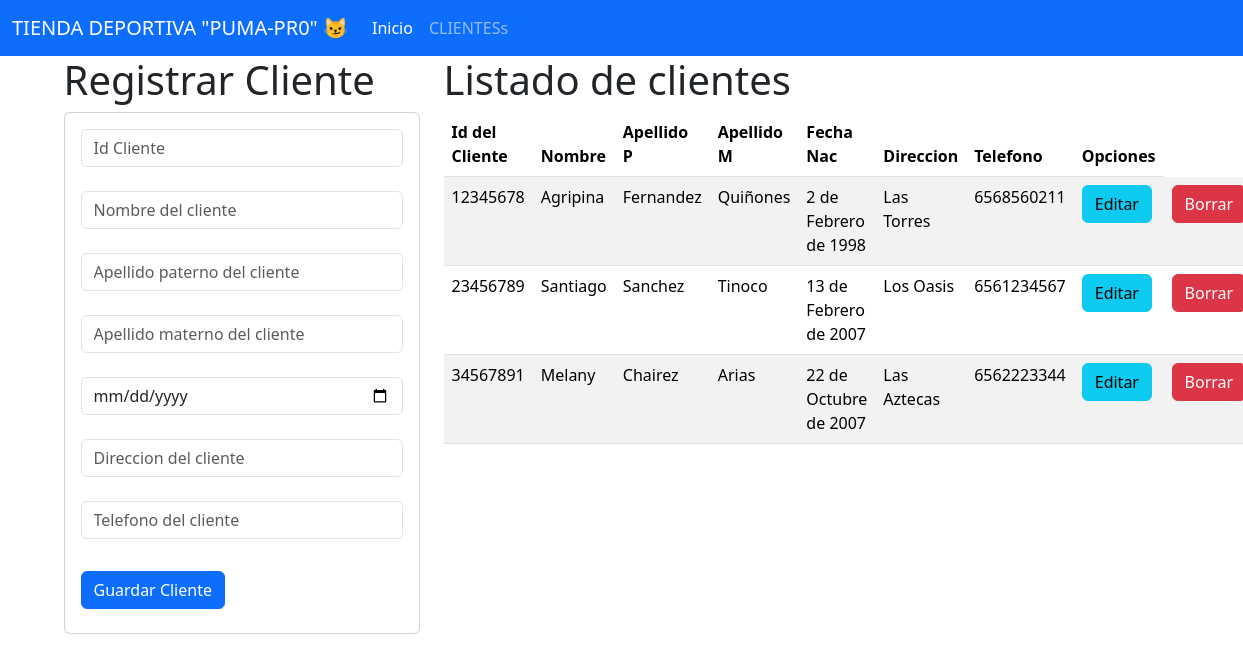
The page / on the database its author committed.
### cliente_app/models.py (models this page shows, shortened)
class Cliente(models.Model):
    id_cliente = models.CharField(primary_key=True, max_length=8)
    nombre = models.CharField(max_length=100)
    apellido_p = models.CharField(max_length=100)
    apellido_m = models.CharField(max_length=100)
    fecha = models.DateField()
    direccion = models.CharField(max_length=100)
    telefono = models.CharField(max_length=10)

### cliente_app/views.py (the view)
# urls.py: path("", views.inicio_vista, name="inicio_vista"),
def inicio_vista(request):
    losclientes=Cliente.objects.all()
    return render(request, 'gestionarClientes.html',{'misclientes':losclientes})

### cliente_app/templates/gestionarClientes.html
{% extends "base.html" %}
{% block cuerpo %}
<div class="row">
    <div class="col-sm-12 col-md-4 col-lg-4 col-xl-4">
        <h1>Registrar Cliente</h1>
        <div class="card">
    <div class="card-body">
        <form action="registrarCliente/" method="POST"> {% csrf_token %}
        <div class="form-group">
            <input type="text" id="num_id_cliente" name="num_id_cliente" class="form-control" placeholder="Id Cliente" minlength="1" maxlenght="8" required><br>
        </div>
        <div class="form-group">
            <input type="text" id="txt_nombre_cliente" name="txt_nombre_cliente" class="form-control" placeholder="Nombre del cliente" maxlenght="100" required><br>
        </div>
        <div class="form-group">
            <input type="text" id="txt_apellidop_cliente" name="txt_apellidop_cliente" class="form-control" placeholder="Apellido paterno del cliente" maxlenght="100" required><br>
        </div>
        <div class="form-group">
            <input type="text" id="txt_apellidom_cliente" name="txt_apellidom_cliente" class="form-control" placeholder="Apellido materno del cliente" maxlenght="100" required><br>
        </div>
        <div class="form-group">
            <input type="date" id="date_fecha_cliente" name="date_fecha_cliente" class="form-control" placeholder="Fecha de nacimiento del cliente" required><br>
        </div>
        <div class="form-group">
            <input type="text" id="txt_direccion_cliente" name="txt_direccion_cliente" class="form-control" placeholder="Direccion del cliente" maxlenght="100" required><br>
        </div>
        <div class="form-group">
            <input type="text" id="txt_telefono_cliente" name="txt_telefono_cliente" class="form-control" placeholder="Telefono del cliente" maxlenght="10" required><br>
        </div>
        <div class="form-group py-2">
            <button type="submit" class="btn btn-primary">Guardar Cliente</button>
        </div>
    </form>
</div>
</div>
    </div>
    <div class="col-sm-12 col-md-8 col-lg-8 col-xl-8">
        <h1>Listado de clientes</h1>
    <table class="table table-striped">
        <thead>
            <tr>
                <th scope="col">Id del Cliente</th>
                <th scope="col">Nombre</th>
                <th scope="col">Apellido P</th>
                <th scope="col">Apellido M</th>
                <th scope="col">Fecha Nac</th>
                <th scope="col">Direccion</th>
                <th scope="col">Telefono</th>
                <th> Opciones </th>
            </tr>
        </thead>
        <tbody>
            {% for m in misclientes %}
            <tr>
                <td> {{m.id_cliente}}</td>
                <td> {{m.nombre}}</td>
                <td> {{m.apellido_p}}</td>
                <td> {{m.apellido_m}}</td>
                <td> {{m.fecha}}</td>
                <td> {{m.direccion}}</td>
                <td> {{m.telefono}}</td>
                <td> <a href="seleccionarCliente/{{m.id_cliente}}" class="btn btn-info"> Editar</a></td>
                <td> <a href="borrarCliente/{{m.id_cliente}}" class="btn btn-danger"> Borrar</a></td>
            </tr>
            {% endfor %}
        </tbody>
    </table>
</div>
</div>
{% endblock %}

### cliente_app/templates/base.html (shortened to what this page needs)
<!DOCTYPE html>
<html lang="en">
<head>
    <link href="https://cdn.jsdelivr.net/npm/bootstrap@5.3.3/dist/css/bootstrap.min.css" rel="stylesheet">
</head>
<body>
    <nav class="navbar navbar-expand-lg bg-primary" data-bs-theme="dark">
        <div class="container-fluid">
            <a class="navbar-brand" href="#">TIENDA DEPORTIVA "PUMA-PR0" 😼</a>
            <div class="collapse navbar-collapse" id="navbarNavAltMarkup">
                <div class="navbar-nav">
                <a class="nav-link active" aria-current="page" href="#">Inicio</a>
                <a class="nav-link" href="#">CLIENTESs</a>
                </div>
            </div>
            </div>
        </nav>
    <div class="container">
    {% block cuerpo %}
    {% endblock %}
    </div>
</body>
</html>

### rows shown on the page
Cliente: id_cliente "12345678", nombre "Agripina", apellido_p "Fernandez", apellido_m "Quiñones", fecha "2 de Febrero de 1998", direccion "Las Torres", telefono "6568560211"
Cliente: id_cliente "23456789", nombre "Santiago", apellido_p "Sanchez", apellido_m "Tinoco", fecha "13 de Febrero de 2007", direccion "Los Oasis", telefono "6561234567"
Cliente: id_cliente "34567891", nombre "Melany", apellido_p "Chairez", apellido_m "Arias", fecha "22 de Octubre de 2007", direccion "Las Aztecas", telefono "6562223344"
